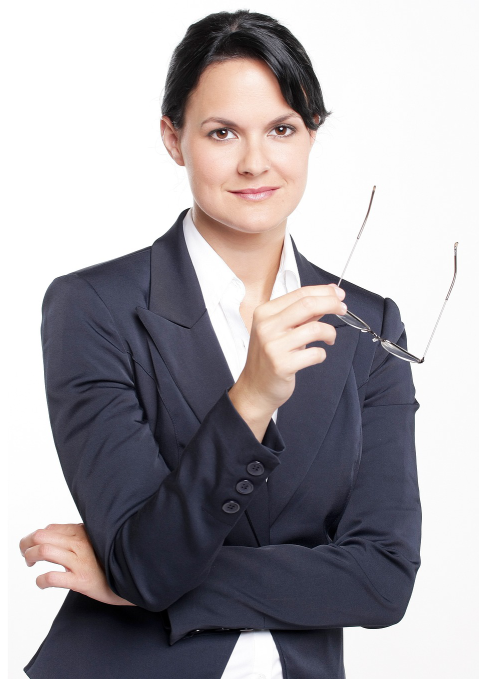
#> input picture business-person.png, 958 x 1358 px (shown at 1/2 size)
$ jupyter execute --allow-errors final.ipynb
#> lines starting #> are read from the running program, lines starting #| are printed output that depends on the picture
[cell 1]
import mediapipe as mp
import numpy as np
import cv2

[cell 2]
mp_face_mesh = mp.solutions.face_mesh

mp_drawing = mp.solutions.drawing_utils
mp_drawing_styles = mp.solutions.drawing_styles

[cell 3]
src_img = cv2.imread("business-person.png")
#> src_img is the input picture: shape (1358, 958, 3); mean B, G, R 166.3, 162.1, 166
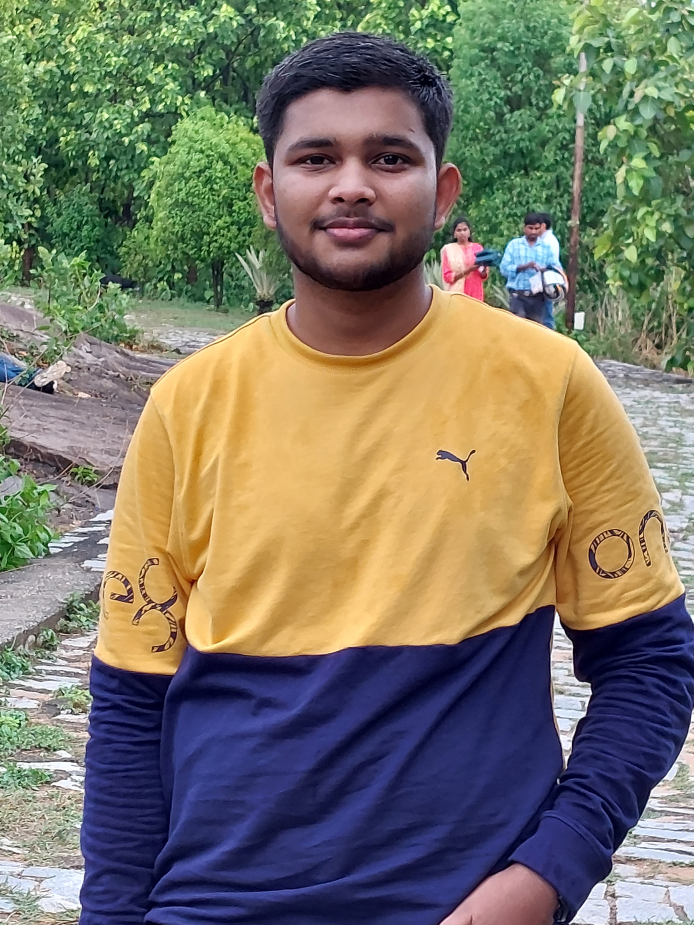
#> input picture BIPINBHAI].jpg, 3468 x 4624 px, given in place of the camera (shown at 1/5 size)
#> further down, frame is the input picture: shape (4624, 3468, 3); mean B, G, R 102.4, 118.6, 122.3
#> `src_img_gray = cv2.cvtColor(src_img,cv2.COLOR_BGR2GRAY)`:
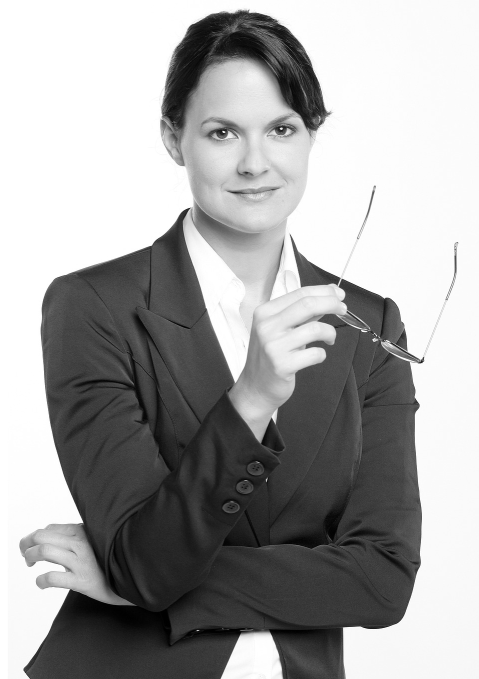
#> src_img_gray: shape (1358, 958) (shown at 1/2 size); min 0, max 255, mean 163.7
#> `final_img_gray = cv2.cvtColor(final_img, cv2.COLOR_BGR2GRAY)`:
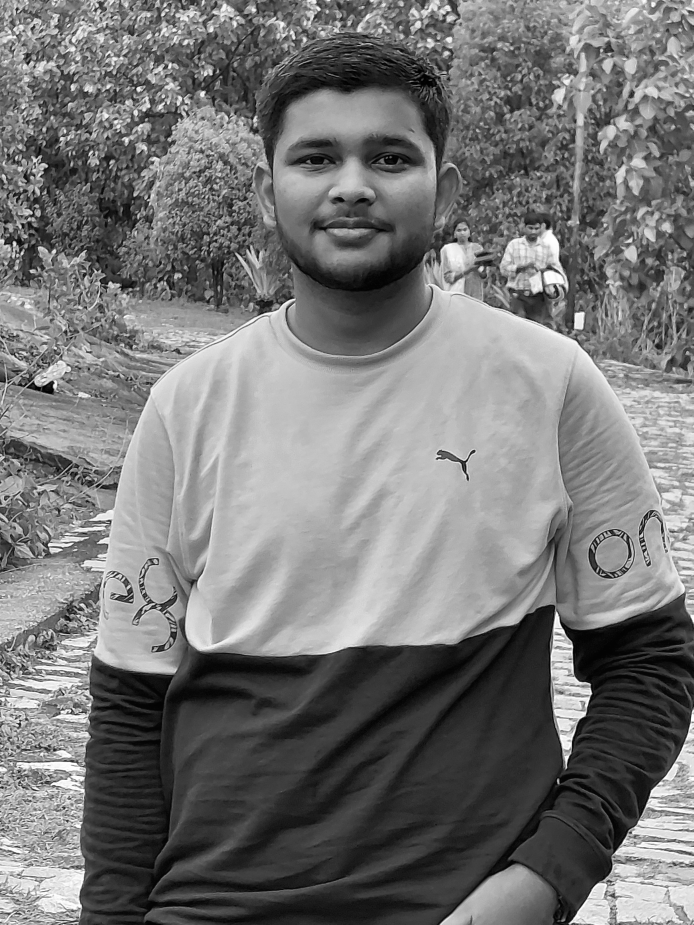
#> final_img_gray: shape (4624, 3468) (shown at 1/5 size); min 0, max 255, mean 117.9

[cell 4]
# [6 lines left out: function extract_index_nparray, not called in this run]

[cell 5]
def get_face_landmarks(image):
    face_mesh_algo= mp_face_mesh.FaceMesh(
    max_num_faces=1,
    refine_landmarks=True,
    min_detection_confidence=0.5,
    min_tracking_confidence=0.5)


    # image = cv2.imread(img)
    image.flags.writeable = False
    image_src_gray = cv2.cvtColor(image, cv2.COLOR_BGR2RGB)
    results = face_mesh_algo.process(image_src_gray)

    face_landmark = results.multi_face_landmarks[0].landmark
    landmark_points = [(int(lm.x * image.shape[1]), int(lm.y * image.shape[0])) for lm in face_landmark]


    return landmark_points

[cell 6]
# [22 lines left out: function traingles_output, not called in this run]

[cell 7]
# [21 lines left out: function triangulation_of_images, not called in this run]

[cell 8]
# [6 lines left out: function warp_croped_triangle, not called in this run]

[cell 9]
# [9 lines left out: function add_piece_of_new_face, not called in this run]

[cell 10]
cap = cv2.VideoCapture(0)
#> (the rest of this cell did not finish here and is left out)

[cell 11]
# Read the source image and convert to grayscale
src_img = cv2.imread("business-person.png")
src_img_gray = cv2.cvtColor(src_img, cv2.COLOR_BGR2GRAY)

# Create a mask for the source image
src_img_mask = np.zeros_like(src_img_gray)
#> (the rest of this cell did not finish here and is left out)

[cell 12]
cap= cv2.VideoCapture(0)

#> (the rest of this cell did not finish here and is left out)
